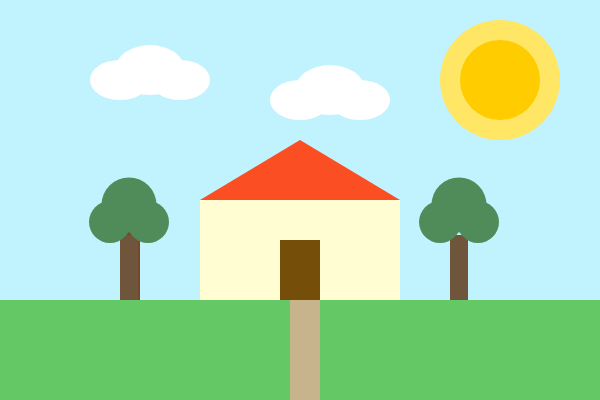
Frame 1 (no input)
Frame 60 (no input): identical to frame 1, image omitted
Frame 120 (the mouse pressed at the canvas centre since frame 60): identical to frame 1, image omitted

The p5.js sketch that drew this single still picture (run headless with seeded random() and noise() and a simulated clock; from frame 60 on, the mouse is pressed at the canvas centre):

// p5.js sketch
// ── sketch.js
function setup() {
  createCanvas(600,400);
}

function draw() {
  background(193,243,255);
  
  noStroke();
  fill(255,230,100);
  ellipse(500,80,120,120);
  fill(255,204,0);
  ellipse(500,80,80,80);
  
  fill(255);
  ellipse(120,80,60,40);
  ellipse(150,70,70,50);
  ellipse(180,80,60,40);
  
  ellipse(300,100,60,40);
  ellipse(330,90,70,50);
  ellipse(360,100,60,40);
  
  fill(100,200,100);
  rect(0,300,600,100);
  
  fill(200,180,140);
  rect(290,300,30,100);
  
  fill(255,253,209);
  rect(200,200,200,100);

  fill(251,78,35);
  triangle(200,200,300,140,400,200);

  fill(117,78,10);
  rect(280,240,40,60);
  
  fill(120,70,40);
  rect(120,230,20,70);

  fill(110,85,60);
  rect(120,235,18,65);

  fill(80, 140, 90);
  ellipse(129,205,55,55);
  ellipse(110,222,42,42);
  ellipse(148,222,42,42);
  
  fill(110,85,60);
  rect(450,235,18,65);
  
  fill(80,140,90);
  ellipse(459,205,55,55);
  ellipse(440,222,42,42);
  ellipse(478,222,42,42);
}
